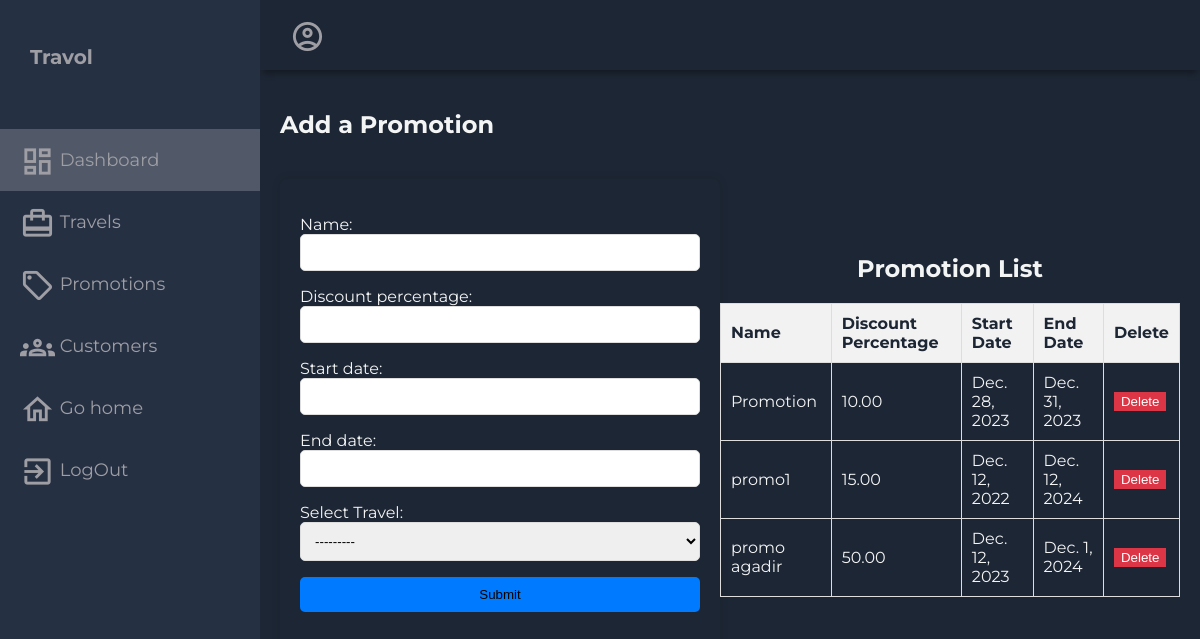
Page /add_promotion/ on the committed database.
### myfirstapp/models.py (models this page shows, shortened)
class Promotion(models.Model):
    name = models.CharField(max_length=255)
    discount_percentage = models.DecimalField(max_digits=5, decimal_places=2)
    start_date = models.DateField()
    end_date = models.DateField()

### myfirstapp/views.py (the view)
# urls.py: path('add_promotion/', add_promotion, name='add_promotion'),
def add_promotion(request):
    promotions = Promotion.objects.all()
    context = {
        'promotions': promotions
    }
    if request.method == 'POST':
        form = PromotionForm(request.POST)
        if form.is_valid():
            promotion = form.save()
            selected_travel = form.cleaned_data['travel']
            selected_travel.promotion = promotion
            selected_travel.save()
            return render(request, 'myfirstapp/promotions.html',  {'form': form, **context})
    else:
        form = PromotionForm()
    context['username'] = request.user.username
    return render(request, 'myfirstapp/promotions.html',  {'form': form, **context})

### myfirstapp/forms.py
class PromotionForm(forms.ModelForm):
    travel = forms.ModelChoiceField(queryset=Travel.objects.all(), label='Select Travel')
    class Meta:
        model = Promotion
        fields = ['name', 'discount_percentage', 'start_date', 'end_date', 'travel']

### myfirstapp/models.py (called while the page is built)
    def __str__(self):
        return self.city

### myfirstapp/templates/myfirstapp/promotions.html (shortened to what this page needs)
{% load static %}
<!DOCTYPE html>
<html lang="en">
<head>
  <link rel="stylesheet" href="{% static 'css/dashboard.css' %}">
</head>
<body>
  <div class="grid-container">
    <header class="header">
      <div class="header-right">
        <span class="material-icons-outlined">account_circle</span>
      </div>
    </header>
    <aside id="sidebar">
      <div class="sidebar-title">
        <div class="sidebar-brand">
          Travol
        </div>
      </div>
      <ul class="sidebar-list">
        <li class="sidebar-list-item" id="aa">
          <a href="{% url 'administrator_dashboard' %}">
            <span class="material-icons-outlined">dashboard</span> Dashboard
          </a>
        </li>
        <li class="sidebar-list-item">
          <a href="{% url 'list_travels'%}">
            <span class="material-icons-outlined">card_travel</span> Travels
          </a>
        </li>
        <li class="sidebar-list-item">
          <a href="{% url 'add_promotion' %}">
            <span class="material-icons-outlined">local_offer</span> Promotions
          </a>
        </li>
        <li class="sidebar-list-item">
          <a href="{% url 'client_list' %}">
            <span class="material-icons-outlined">groups</span> Customers
          </a>
        </li>
        <li class="sidebar-list-item">
          <a href="{% url 'home_page' %}">
            <span class="material-icons-outlined">home</span> Go home
          </a>
        </li>
        <li class="sidebar-list-item">
          <a href="{% url 'logout_view' %}">
            <span class="material-icons-outlined">exit_to_app</span> LogOut
          </a>
        </li>
      </ul>
    </aside>
    <div class="main-container">
      <div class="main-title">
        <h2 style="text-align: center !important;">Add a Promotion</h2>
      </div>
      <div class="customer-list">
        <div class="form-container">
          <form method="post" class="promotion-form">
            <div class="form-group">
              {{ form.as_p }}
              <button type="submit">Submit</button>
            </div>
          </form>
          <br>
          <div class="promotion-list">
            <h2 style="text-align: center !important;">Promotion List</h2>
            <table class="table">
              <thead>
                <tr>
                  <th>Name</th>
                  <th>Discount Percentage</th>
                  <th>Start Date</th>
                  <th>End Date</th>
                  <th>Delete</th>
                </tr>
              </thead>
              <tbody>
                {% for promotion in promotions %}
                <tr>
                  <td>{{ promotion.name }}</td>
                  <td>{{ promotion.discount_percentage }}</td>
                  <td>{{ promotion.start_date }}</td>
                  <td>{{ promotion.end_date }}</td>
                  <td>
                    <button class="btn btn-danger" onclick="deletePromotion('{{ promotion.id }}')">Delete</button>
                  </td>
                </tr>
                {% endfor %}
              </tbody>
            </table>
        </div>
      </div>
    </div>
  </div>
</body>
</html>

### static/css/dashboard.css (style rules this page uses)
body { margin: 0; padding: 0; background-color: #1d2634; color: #9e9ea4; font-family: 'Montserrat', sans-serif; }
.material-icons-outlined { vertical-align: middle; line-height: 1px; font-size: 35px; }
.grid-container { display: grid; grid-template-columns: 260px 1fr 1fr 1fr; grid-template-rows: 0.2fr 3fr; grid-template-areas: 'sidebar header header header' 'sidebar main main main'; height: 100vh; }
.header { grid-area: header; height: 70px; display: flex; align-items: center; justify-content: space-between; padding: 0 30px 0 30px; box-shadow: 0 6px 7px -3px rgba(0, 0, 0, 0.35); }
#sidebar { grid-area: sidebar; height: 100%; background-color: #263043; overflow-y: auto; transition: all 0.5s; -webkit-transition: all 0.5s; }
.sidebar-title { display: flex; justify-content: space-between; align-items: center; padding: 30px 30px 30px 30px; margin-bottom: 30px; }
.sidebar-brand { margin-top: 15px; font-size: 20px; font-weight: 700; }
.sidebar-list { padding: 0; margin-top: 15px; list-style-type: none; }
.sidebar-list-item { padding: 20px 20px 20px 20px; font-size: 18px; }
#aa { background-color: rgba(255, 255, 255, 0.2); }
.sidebar-list-item>a { text-decoration: none; color: #9e9ea4; }
.main-container { grid-area: main; overflow-y: auto; padding: 20px 20px; color: rgba(255, 255, 255, 0.95); }
.main-title { display: flex; justify-content: space-between; }
.form-container { display: flex; justify-content: center; align-items: center; }
.promotion-form { max-width: 400px; width: 100%; padding: 20px; box-shadow: 0 0 10px rgba(0, 0, 0, 0.1); border-radius: 8px; margin: auto; }
.form-group { margin-bottom: 20px; }
.promotion-form input { width: 100%; padding: 10px; border: 1px solid #ddd; border-radius: 5px; box-sizing: border-box; }
.promotion-form select { width: 100%; padding: 10px; border: 1px solid #ddd; border-radius: 5px; box-sizing: border-box; }
.promotion-form button { width: 100%; padding: 10px; background-color: #007bff; border: none; border-radius: 5px; cursor: pointer; }

### myfirstapp/templates/myfirstapp/promotions.html (style rules this page uses)
.customer-list { margin-top: 20px; }
.table { width: 100%; border-collapse: collapse; }
th, td { padding: 10px; border: 1px solid #ddd; text-align: left; }
th { background-color: #f2f2f2; color: #1d2634; }
.btn-danger { background-color: #dc3545; color: #fff; border: 1px solid #dc3545; }

### rows in the picture
Promotion: name "Promotion", discount_percentage "10.00", start_date "Dec. 28, 2023", end_date "Dec. 31, 2023"
Promotion: name "promo1", discount_percentage "15.00", start_date "Dec. 12, 2022", end_date "Dec. 12, 2024"
Promotion: name "promo agadir", discount_percentage "50.00", start_date "Dec. 12, 2023", end_date "Dec. 1, 2024"
